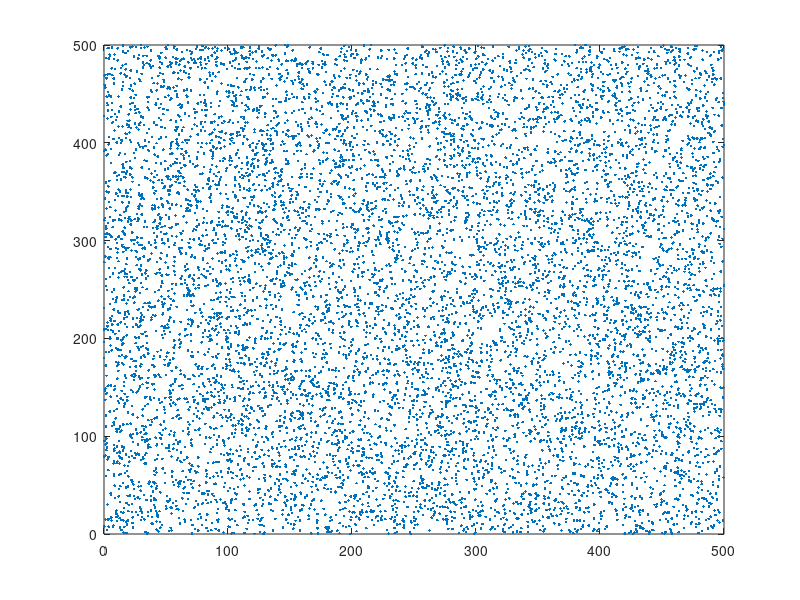

Here is the MATLAB script that generated this plot:
clear all;
close all;
% spatstat: An R Package for Analyzing Spatial Point Patterns
% http://stackoverflow.com/questions/27936167/poisson-point-process-in-matlab
% http://connor-johnson.com/2014/02/25/spatial-point-processes/
% http://www.mathworks.com/matlabcentral/fileexchange/2493-simulation-of-stochastic-processes/content/stproc/poisson2d.m
% Non-Uniform Random Variate Generation

density = 0.04;
length_x = 500;
length_y = 500;

lambda=density*length_x*length_y;

npoints = poissrnd(lambda)
Data = rand(2, npoints); % uniform distribution

plot(Data(1,:)*length_x, Data(2,:)*length_y, '.');
npoints/(length_x*length_y)

fid = fopen('2d_data.csv','w');

for ii = 1:npoints
fprintf(fid, '%f, %f,\n', Data(1,ii)*length_x, Data(2,ii)*length_y);
endfor

status = fclose(fid); 